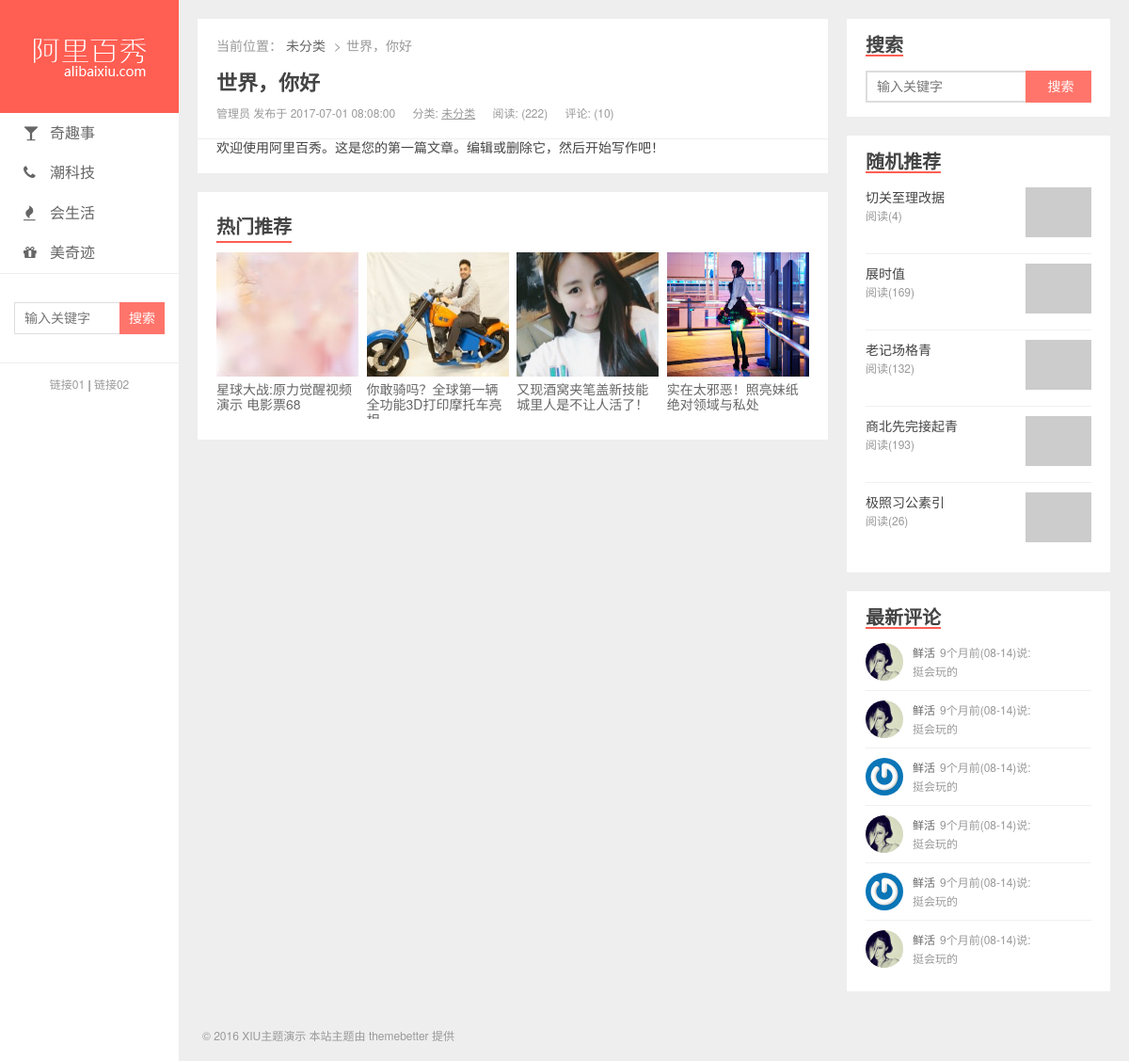
Screenshot of /detail.php?id=1 with the database file from the repository.
### tables this page shows
CREATE TABLE `posts` (
  `id` int(11) NOT NULL AUTO_INCREMENT COMMENT '主键',
  `slug` varchar(200) NOT NULL COMMENT '别名',
  `title` varchar(200) NOT NULL COMMENT '标题',
  `feature` varchar(200) DEFAULT NULL COMMENT '特色图像',
  `created` datetime NOT NULL COMMENT '创建时间',
  `content` text COMMENT '内容',
  `views` int(11) NOT NULL DEFAULT '0' COMMENT '浏览数',
  `likes` int(11) NOT NULL DEFAULT '0' COMMENT '点赞数',
  `status` varchar(20) NOT NULL COMMENT '状态（drafted(草稿)/published(已发布)/trashed(废弃)）',
  `user_id` int(11) NOT NULL COMMENT '用户 ID',
  `category_id` int(11) NOT NULL COMMENT '分类 ID',
  PRIMARY KEY (`id`),
  UNIQUE KEY `slug` (`slug`)
);

CREATE TABLE `categories` (
  `id` int(11) NOT NULL AUTO_INCREMENT COMMENT '主键',
  `slug` varchar(200) NOT NULL COMMENT '别名',
  `name` varchar(200) NOT NULL COMMENT '分类名称',
  PRIMARY KEY (`id`),
  UNIQUE KEY `slug` (`slug`)
);

CREATE TABLE `users` (
  `id` int(11) NOT NULL AUTO_INCREMENT COMMENT '主键',
  `slug` varchar(200) NOT NULL COMMENT '别名',
  `email` varchar(200) NOT NULL COMMENT '邮箱',
  `password` varchar(200) NOT NULL COMMENT '密码',
  `nickname` varchar(100) DEFAULT NULL COMMENT '昵称',
  `avatar` varchar(200) DEFAULT NULL COMMENT '头像',
  `bio` varchar(500) DEFAULT NULL COMMENT '简介',
  `status` varchar(20) NOT NULL COMMENT '状态（unactivated(未激活)/activated(激活)/forbidden(禁用)/trashed(废弃)）',
  PRIMARY KEY (`id`),
  UNIQUE KEY `slug` (`slug`),
  UNIQUE KEY `email` (`email`)
);

### admin/api/tools/doSql.php (called while the page is built, shortened)
<?php
    function my_Select($sql){
        $link = mysqli_connect('127.0.0.1','root','root','baixiu');
        $result = mysqli_query($link,$sql);
        $data = mysqli_fetch_all($result,1);
        return $data;
    }

### detail.php (the view, shortened to what this page needs)
<?php
  $id = $_GET['id'];
  $sql = "select p.title,c.name,u.nickname,p.created,p.views,p.content from posts p
  inner join users u
  on
  p.user_id = u.id
  inner join categories c
  on
  p.category_id = c.id
  where p.id = $id";
  include "admin/api/tools/doSql.php";
  $data = my_Select($sql)[0];
  $sql = "select *from comments where post_id = $id and status ='approved'";
  $commentsCount = count(my_Select($sql));
?>
<!DOCTYPE html>
<html lang="zh-CN">
<head>
  <link rel="stylesheet" href="assets/css/style.css">
  <link rel="stylesheet" href="assets/vendors/font-awesome/css/font-awesome.css">
</head>
<body>
  <div class="wrapper">
    <div class="header">
      <h1 class="logo"><a href="index.html"><img src="assets/img/logo.png" alt=""></a></h1>
      <ul class="nav">
        <li><a href="javascript:;"><i class="fa fa-glass"></i>奇趣事</a></li>
        <li><a href="javascript:;"><i class="fa fa-phone"></i>潮科技</a></li>
        <li><a href="javascript:;"><i class="fa fa-fire"></i>会生活</a></li>
        <li><a href="javascript:;"><i class="fa fa-gift"></i>美奇迹</a></li>
      </ul>
      <div class="search">
        <form>
          <input type="text" class="keys" placeholder="输入关键字">
          <input type="submit" class="btn" value="搜索">
        </form>
      </div>
      <div class="slink">
        <a href="javascript:;">链接01</a> | <a href="javascript:;">链接02</a>
      </div>
    </div>
    <div class="aside">
      <div class="widgets">
        <h4>搜索</h4>
        <div class="body search">
          <form>
            <input type="text" class="keys" placeholder="输入关键字">
            <input type="submit" class="btn" value="搜索">
          </form>
        </div>
      </div>
      <div class="widgets">
        <h4>随机推荐</h4>
        <ul class="body random">
          <?php
        $sql = "select id,title,feature,views from posts
        where status ='published'
        order by rand()
        limit 5";
        $randList = my_Select($sql);
      for($i = 0; $i<count($randList); $i++) : ?>
          <li>
            <a href="detail.php?id=<?php echo $randList[$i]['id']; ?>">
              <p class="title"><?php echo $randList[$i]['title']; ?></p>
              <p class="reading">阅读(<?php echo $randList[$i]['views']; ?>)</p>
              <div class="pic">
                <img src="<?php echo $randList[$i]['feature']; ?>" alt="">
              </div>
            </a>
          </li>
  <?php endfor; ?>
        </ul>
      </div>
      <div class="widgets">
        <h4>最新评论</h4>
        <ul class="body discuz">
          <li>
            <a href="javascript:;">
              <div class="avatar">
                <img src="uploads/avatar_1.jpg" alt="">
              </div>
              <div class="txt">
                <p>
                  <span>鲜活</span>9个月前(08-14)说:
                </p>
                <p>挺会玩的</p>
              </div>
            </a>
          </li>
          <li>
            <a href="javascript:;">
              <div class="avatar">
                <img src="uploads/avatar_1.jpg" alt="">
              </div>
              <div class="txt">
                <p>
                  <span>鲜活</span>9个月前(08-14)说:
                </p>
                <p>挺会玩的</p>
              </div>
            </a>
          </li>
          <li>
            <a href="javascript:;">
              <div class="avatar">
                <img src="uploads/avatar_2.jpg" alt="">
              </div>
              <div class="txt">
                <p>
                  <span>鲜活</span>9个月前(08-14)说:
                </p>
                <p>挺会玩的</p>
              </div>
            </a>
          </li>
          <li>
            <a href="javascript:;">
              <div class="avatar">
                <img src="uploads/avatar_1.jpg" alt="">
              </div>
              <div class="txt">
                <p>
                  <span>鲜活</span>9个月前(08-14)说:
                </p>
                <p>挺会玩的</p>
              </div>
            </a>
          </li>
          <li>
            <a href="javascript:;">
              <div class="avatar">
                <img src="uploads/avatar_2.jpg" alt="">
              </div>
              <div class="txt">
                <p>
                  <span>鲜活</span>9个月前(08-14)说:
                </p>
                <p>挺会玩的</p>
              </div>
            </a>
          </li>
          <li>
            <a href="javascript:;">
              <div class="avatar">
                <img src="uploads/avatar_1.jpg" alt="">
              </div>
              <div class="txt">
                <p>
                  <span>鲜活</span>9个月前(08-14)说:
                </p>
                <p>挺会玩的</p>
              </div>
            </a>
          </li>
        </ul>
      </div>
    </div>
    <div class="content">
      <div class="article">
        <div class="breadcrumb">
          <dl>
            <dt>当前位置：</dt>
            <dd><a href="javascript:;"><?php echo $data['name']; ?></a></dd>
            <dd><?php echo $data['title']; ?></dd>
          </dl>
        </div>
        <h2 class="title">
          <a href="javascript:;"><?php echo $data['title']; ?></a>
        </h2>
        <div class="meta">
          <span><?php echo $data['nickname']; ?> 发布于 <?php echo $data['created']; ?></span>
          <span>分类: <a href="javascript:;"><?php echo $data['name']; ?></a></span>
          <span>阅读: (<?php echo $data['views']; ?>)</span>
          <span>评论: (<?php echo $commentsCount; ?>)</span>
        </div>
        <div>
          <?php echo $data['content']; ?>
        </div>
      </div>
      <div class="panel hots">
        <h3>热门推荐</h3>
        <ul>
          <li>
            <a href="javascript:;">
              <img src="uploads/hots_2.jpg" alt="">
              <span>星球大战:原力觉醒视频演示 电影票68</span>
            </a>
          </li>
          <li>
            <a href="javascript:;">
              <img src="uploads/hots_3.jpg" alt="">
              <span>你敢骑吗？全球第一辆全功能3D打印摩托车亮相</span>
            </a>
          </li>
          <li>
            <a href="javascript:;">
              <img src="uploads/hots_4.jpg" alt="">
              <span>又现酒窝夹笔盖新技能 城里人是不让人活了！</span>
            </a>
          </li>
          <li>
            <a href="javascript:;">
              <img src="uploads/hots_5.jpg" alt="">
              <span>实在太邪恶！照亮妹纸绝对领域与私处</span>
            </a>
          </li>
        </ul>
      </div>
    </div>
    <div class="footer">
      <p>© 2016 XIU主题演示 本站主题由 themebetter 提供</p>
    </div>
  </div>
</body>
</html>

### rows the page displays
posts: title "切关至理改据", views "4"
posts: title "展时值", views "169"
posts: title "老记场格青", views "132"
posts: title "商北先完接起青", views "193"
posts: title "极照习公素引", views "26"
posts: category.name "未分类", title "世界，你好", user.nickname "管理员", created "2017-07-01 08:08:00", views "222", content "欢迎使用阿里百秀。这是您的第一篇文章。编辑或删除它，然后开始写作吧！"

### other values shown
$commentsCount "10"
